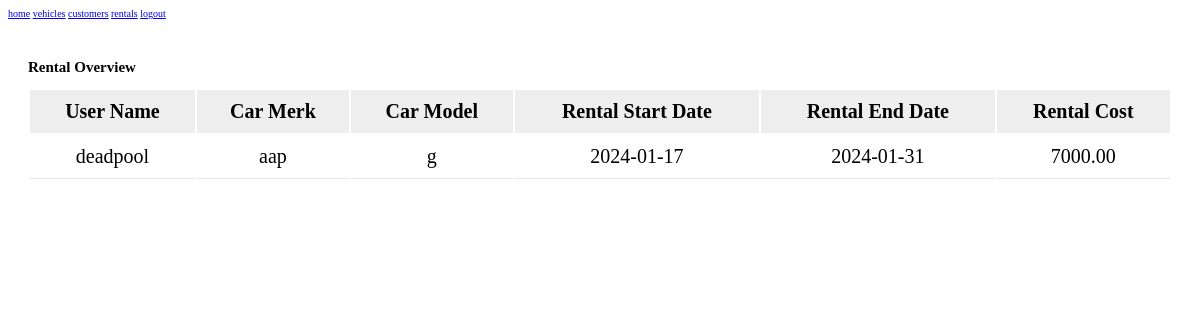
Page /car_rental/rentals.php on the committed database.
### tables this page shows
CREATE TABLE `rentals` (
  `id` int(11) NOT NULL,
  `user_id` int(11) DEFAULT NULL,
  `car_id` int(11) DEFAULT NULL,
  `start_date` date DEFAULT NULL,
  `end_date` date DEFAULT NULL,
  `rental_cost` decimal(10,2) DEFAULT NULL
);

CREATE TABLE `user_form` (
  `id` int(11) NOT NULL,
  `fullName` varchar(100) NOT NULL,
  `adres` varchar(100) NOT NULL,
  `driverLicenseNumber` varchar(100) NOT NULL,
  `phoneNumber` varchar(100) NOT NULL,
  `email` varchar(100) NOT NULL,
  `password` varchar(100) NOT NULL,
  `user_type` varchar(100) NOT NULL DEFAULT 'user'
);

CREATE TABLE `cars` (
  `id` int(11) NOT NULL,
  `merk` varchar(100) NOT NULL,
  `model` varchar(100) NOT NULL,
  `jaar` varchar(100) NOT NULL,
  `kenteken` varchar(100) NOT NULL,
  `beschikbaarheid` varchar(100) NOT NULL,
  `image` varchar(100) NOT NULL
);

### car_rental/rentals.php (the view, shortened to what this page needs)
<?php
@include 'database.php';
$selectRentals = mysqli_query($conn, "SELECT rentals.*, user_form.fullName AS userName, cars.merk, cars.model FROM rentals
                                        INNER JOIN user_form ON rentals.user_id = user_form.id
                                        INNER JOIN cars ON rentals.car_id = cars.id");
?>
<!DOCTYPE html>
<html lang="en">
<head>
    <link rel="stylesheet" href="admin.css">
</head>
<body>
    <header class="header">
        <nav class="navbar">
            <a href="admin.php">home</a>
            <a href="vehicles.php">vehicles</a>
            <a href="user.php">customers</a>
            <a href="rentals.php">rentals</a>
            <a href="logout.php">logout</a>
        </nav>
    </header>
    <div class="container">
        <div class="car-display">
            <h2>Rental Overview</h2>
            <table class="car-display-table">
                <thead>
                    <tr>
                        <th>User Name</th>
                        <th>Car Merk</th>
                        <th>Car Model</th>
                        <th>Rental Start Date</th>
                        <th>Rental End Date</th>
                        <th>Rental Cost</th>
                    </tr>
                </thead>
                <?php
                while ($row = mysqli_fetch_assoc($selectRentals)) {
                    ?>
                    <tr>
                        <td>
                            <?php echo $row['userName']; ?>
                        </td>
                        <td>
                            <?php echo $row['merk']; ?>
                        </td>
                        <td>
                            <?php echo $row['model']; ?>
                        </td>
                        <td>
                            <?php echo $row['start_date']; ?>
                        </td>
                        <td>
                            <?php echo $row['end_date']; ?>
                        </td>
                        <td>
                            <?php echo $row['rental_cost']; ?>
                        </td>
                    </tr>
                    <?php
                }
                ?>
            </table>
        </div>
    </div>
</body>
</html>

### car_rental/admin.css (style rules this page uses)
:root { --green: #27ae60; --black: #192a56; --white: #fff; --bg-color: #eee; --box-shadow: 0 .5rem 1rem rgba(0, 0, 0, .1); --border: .1rem solid rgba(0, 0, 0, .1); }
html { font-size: 62.5%; overflow-x: hidden; }
.container { padding: 2rem; max-width: 1200px; margin: 0 auto; }
.car-display { margin: 2rem 0; }
.car-display .car-display-table { width: 100%; text-align: center; }
.car-display .car-display-table thead { background: var(--bg-color); }
.car-display .car-display-table th { padding: 1rem; font-size: 2rem; }
.car-display .car-display-table td { padding: 1rem; font-size: 2rem; border-bottom: var(--border); }

### rows in the picture
rentals: user.fullName "deadpool", car.merk "aap", car.model "g", start_date "2024-01-17", end_date "2024-01-31", rental_cost "7000.00"
